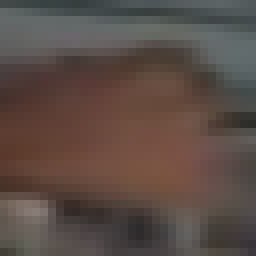
#> input picture logistic_regression_hand_classification/train/123.png, 32 x 32 px, given in place of 0.png, which was not available (shown 8 times larger); the run also reads 1 picture not shown here
$ jupyter execute --allow-errors logistic_regression_hand_classification.ipynb   (shell and % lines are left out)   (Python 2 division)   (text cells are left out)
#> lines starting #> are read from the running program, lines starting #| are printed output that depends on the picture; pictures that were not available may be replaced by others from this repository, and a replacement may not be noted
[cell 1]
import numpy as np
import matplotlib.pyplot as plt

from math import exp, log
import os
import pickle

from skimage import io
from skimage.color import rgb2gray
from skimage.feature import hog

from sklearn.metrics import accuracy_score
from sklearn.metrics import precision_recall_curve
from sklearn.metrics import average_precision_score
from sklearn.metrics import roc_curve, auc
from sklearn.decomposition import PCA

[cell 2]
### set your image dir here
IMAGE_DIR = "./../data/"

[cell 3]
def load_dataset(subset="train"):
    """
    1. subset = "train", "val", "test"
    2. About the dataset: in "train","val" subset, the first half of images are images of hands, the rest half are images of not-hand.
    3. extract features from HoG
    """
#> called with subset = 'train'
    path = os.path.join(IMAGE_DIR,subset)
    name_list = os.listdir(path)
    print("Number of images in {}-set: {}".format(subset, len(name_list)))
    #HoG returns 324 features
    X = np.zeros(shape=(len(name_list), 324))

    if subset == "train" or subset == "val":
        #Make sure that we have equal number of positive and negative class images
        assert len(name_list)%2 == 0
        count = len(name_list)//2
        y = np.array(count*[1] + count*[0])
        for idx_true in range(count):
            img_name = os.path.join(path,str(idx_true)+".png")
            img = io.imread(img_name)
#> img is the input picture: shape (32, 32, 3); mean R, G, B 90.8, 76.3, 70.2
            img = rgb2gray(img)
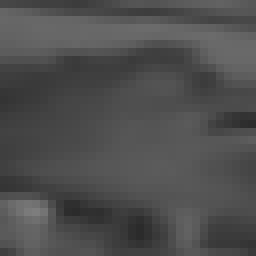
#> img: shape (32, 32) float64 (shown 8 times larger); min 0.169, max 0.494, mean 0.309
            vec = hog(img)
#> vec = 324 values, max 0.37 at index 4, min 0 at index 1, mean 0.0728
            X[idx_true, :] = vec
#> pass 2 of the loop in load_dataset, `for idx_true in range(count):`:
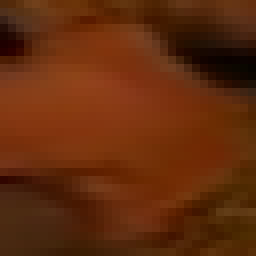
#> input picture logistic_regression_hand_classification/train/1454.png, 32 x 32 px, given in place of 1.png, which was not available (shown 8 times larger)
#> in load_dataset, img is the input picture: shape (32, 32, 3); mean R, G, B 98.1, 43.4, 12.1
#> in load_dataset, `img = rgb2gray(img)`:
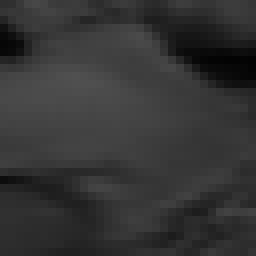
#> img: shape (32, 32) float64 (shown 8 times larger); min 0.012, max 0.314, mean 0.207
#> in load_dataset, `vec = hog(img)`: vec = 324 values, max 0.26 at index 96, min 0 at index 34, mean 0.0773

        for idx in range(count):
            idx_false = idx + count
            img_name = os.path.join(path,str(idx_false)+".png")
            img = io.imread(img_name)
            img = rgb2gray(img)
            vec = hog(img)
            X[idx_false, :] = vec
#> pass 2 of the loop in load_dataset, `for idx in range(count):`:
        return X, y
    else:
        for idx in range(len(name_list)):
            img_name = os.path.join(path, str(idx)+".png")
            img = io.imread(img_name)
            img = rgb2gray(img)
            vec = hog(img)
            X[idx, :] = vec
        return X

#> (a cell that did not finish here is left out)

[cell 5]
def display(img_path):
    """
    visualize the img
    """
    img = io.imread(img_path)
    print(img_path)
    io.imshow(img)
    io.show()

[cell 6]
display(IMAGE_DIR+"train/1.png")

#> (a cell that did not finish here is left out)

[cell 8]
class LogisticRegression:
    """
    Logistic Regression
    """
    def __init__(self, eta0=0.1, eta1=1, m=16, max_epoch=1000, delta=0.0001):
        """
        m is the batch_size
        """
        self.__init = True # whether to initial the parameters
        self.__eta0 = eta0
        self.__eta1 = eta1
        self.__delta = delta
        self.__m = m
        self.__max_epoch = max_epoch

    def sigmoid(self, x):
        return 1.0 / (1 + np.exp(-x))

    # [203 lines left out: functions __init_param, compute_loss_function, compute_accuracy, fit, predict_proba, predict and 3 more, not called in this run]

[cell 9]
LR = LogisticRegression()
#> (the rest of this cell did not finish here and is left out)

#> (a cell that did not finish here is left out)

[cell 11]
LR2 = LogisticRegression(eta0=1.0, eta1=0.1)
#> (the rest of this cell did not finish here and is left out)

#> (a cell that did not finish here is left out)

[cell 13]
LR2 = LogisticRegression()
#> (the rest of this cell did not finish here and is left out)

#> (a cell that did not finish here is left out)

#> (a cell that did not finish here is left out)

#> (a cell that did not finish here is left out)

#> (a cell that did not finish here is left out)

[cell 18]
def load_dataset2(subset="train"):
    """
    1. subset = "train", "val", "test"
    2. About the dataset: in "train","val" subset, the first half of images are images of hands, the rest half are images of not-hand.
    3. extract features from HoG
    """
#> called with subset = 'train'
    path = os.path.join(IMAGE_DIR,subset)
    name_list = os.listdir(path)
    print("Number of images in {}-set: {}".format(subset, len(name_list)))
    #HoG returns 324 features
    X = np.zeros(shape=(len(name_list), 324))
    #pca = PCA(n_components=200)

    if subset == "train" or subset == "val":
        #Make sure that we have equal number of positive and negative class images
        assert len(name_list)%2 == 0
        count = len(name_list)//2
        y = np.array(count*[1] + count*[0])
        for idx_true in range(count):
            img_name = os.path.join(path,str(idx_true)+".png")
            img = io.imread(img_name)
            img = rgb2gray(img)
            vec = hog(img, block_norm='L2-Hys')
#> vec = 324 values, max 0.37 at index 4, min 0 at index 1, mean 0.0728
            X[idx_true, :] = vec
#> pass 2 of the loop in load_dataset2, `for idx_true in range(count):`:
#> in load_dataset2, `vec = hog(img, block_norm='L2-Hys')`: vec = 324 values, max 0.26 at index 96, min 0 at index 34, mean 0.0773

        for idx in range(count):
            idx_false = idx + count
            img_name = os.path.join(path,str(idx_false)+".png")
            img = io.imread(img_name)
            img = rgb2gray(img)
            vec = hog(img, block_norm='L2-Hys')
            X[idx_false, :] = vec
#> pass 2 of the loop in load_dataset2, `for idx in range(count):`:
        #X1 = pca.fit_transform(X)
        return X, y
    else:
        for idx in range(len(name_list)):
            img_name = os.path.join(path, str(idx)+".png")
            img = io.imread(img_name)
            img = rgb2gray(img)
            vec = hog(img, block_norm='L2-Hys')
            X[idx, :] = vec
        #X1 = pca.fit_transform(X)
        return X
